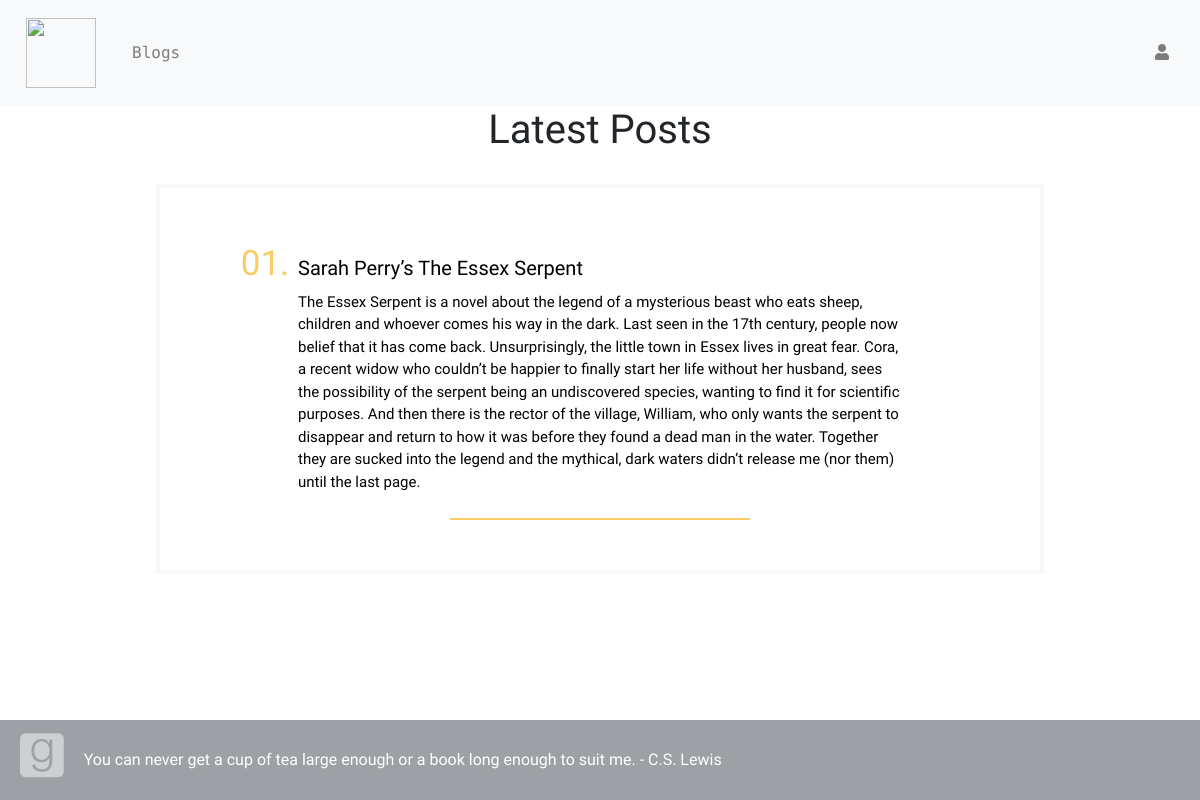
The page /blog/ on the database as committed earlier.
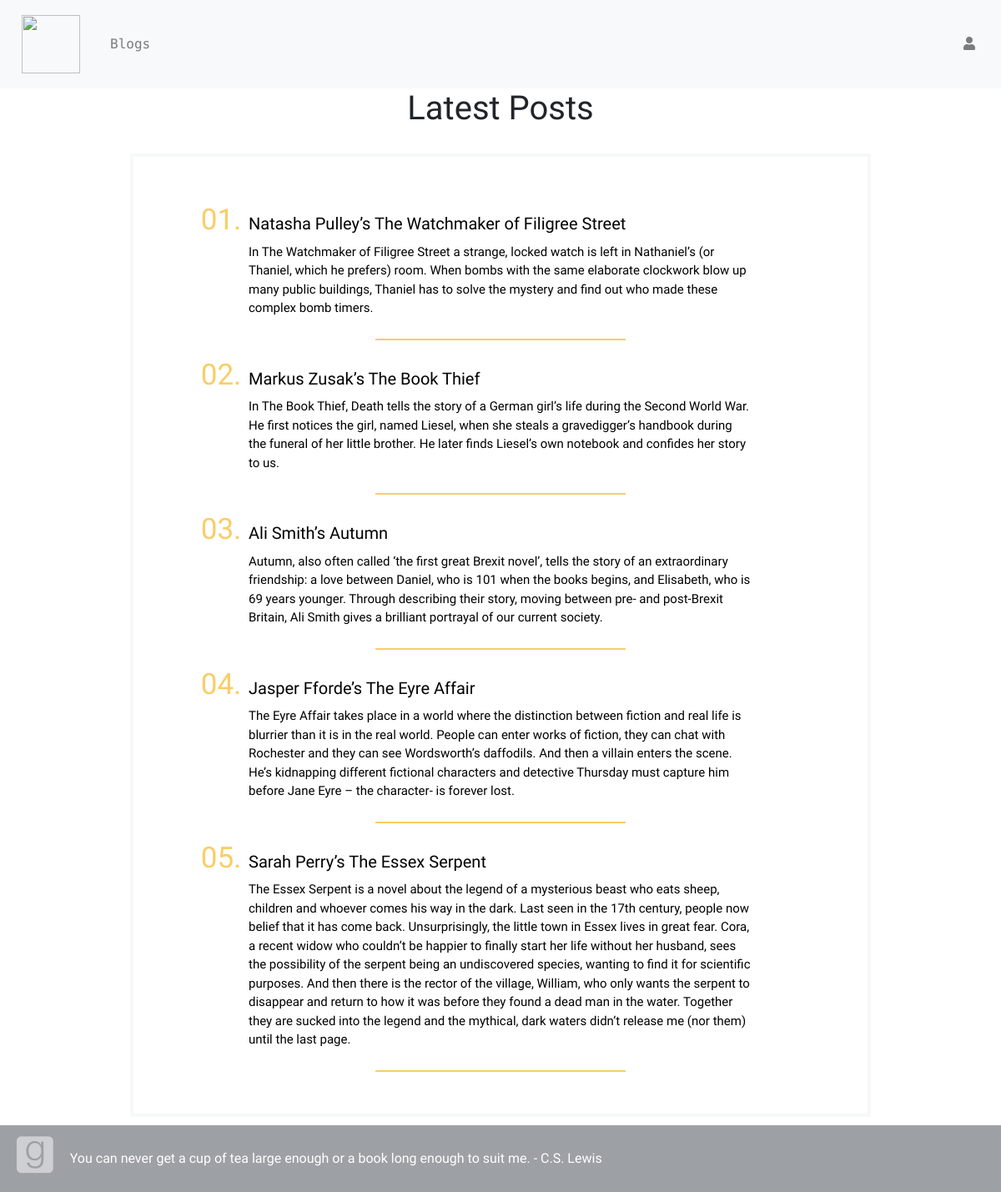
The same page on the database as committed later.
### book_app/models.py (models this page shows, shortened)
class Blog(models.Model):
  title = models.CharField(max_length=200, unique=True)
  intro = models.TextField()
  body = models.TextField()
  posted = models.DateField(db_index=True, auto_now_add=True)
  author = models.ForeignKey(
          get_user_model(),
          on_delete=models.CASCADE,
          default=1,
          )

### book_app/views.py (the view)
# urls.py: path('blog/',views.BlogListView.as_view(),name='blog_list'),
class BlogListView(ListView):
  model = Blog
  ordering = ['-posted']

### book_app/templates/book_app/blog_list.html
{% extends "book_app/base.html" %}
{% block body_block %}
<h1>Latest Posts</h1>
<div class="container-list">
  <ol id="blog-list">
{% for blog in blog_list %}
    <div class="blog-single">
      <li><a id="blog-title" href="{% url 'book_app:blog_detail' pk=blog.pk %}">{{ blog.title }}</a></li>
      <a id="blog-intro" href="{% url 'book_app:blog_detail' pk=blog.pk %}">{{ blog.intro }}</a>
    </div>
  <hr id="list-line">
{% endfor %}
  </ol>
</div>
{% endblock %}

### book_app/templates/book_app/base.html (shortened to what this page needs)
<!DOCTYPE html>
{% load staticfiles %}
<html>
<head>
    <link rel="stylesheet" href="https://stackpath.bootstrapcdn.com/bootstrap/4.3.1/css/bootstrap.min.css">
    <link href="https://maxcdn.bootstrapcdn.com/font-awesome/4.7.0/css/font-awesome.min.css" rel="stylesheet">
    <link href="//netdna.bootstrapcdn.com/bootstrap/3.0.0/css/bootstrap-glyphicons.css" rel="stylesheet">
    <link rel="stylesheet" type="text/css" href="{% static 'css/book_app.css' %}">
    <link rel="stylesheet" href="https://use.fontawesome.com/releases/v5.2.0/css/all.css">
  </head>
  <body>
      <nav class="navbar navbar-expand-lg navbar-light bg-light">
        <ul class="navbar-nav">
          <li><a class="navbar-brand" href="{% url 'book_app:index' %}"><img id="navbar-image" src="https://banner2.kisspng.com/20180413/cqw/kisspng-flat-design-book-computer-icons-booking-5ad0696c91cfa3.4521588515236079165973.jpg" width="40" height="40" class="d-inline-block align-top" alt=""></a></li>
        </ul>
        <ul class="navbar-nav">
          <li class="nav-item"><a class="nav-link" id="navbar-item" href="{% url 'book_app:blog_list' %}">Blogs</a></li>
        </ul>
        <ul class="navbar-nav ml-auto">
          {% if user.is_superuser %}
            <li><a id="navbar-item" class="nav-item nav-link" href="{% url 'book_app:post_new' %}">New Post</a></li>
            <li class="nav-item"><a class="nav-link" id="navbar-item" href="{% url 'admin:index' %}">Admin</a></li>
            <li><a id="navbar-item" class="nav-item nav-link" href="{% url 'logout' %}">Log out</a></li>
          {% elif user.is_authenticated %}
            <li><a id="navbar-item" class="nav-item nav-link" href="{% url 'logout' %}">Log out</a></li>
          {% else %}
            <li><a id="navbar-item" class="nav-item nav-link" href="{% url 'login' %}" aria-label="Login">
              <span class="fa fa-user" aria-hidden="true"></span></a></li>
          {% endif %}
        </ul>
      </nav>
      <div class="container">
        {% block body_block %}
        {% endblock %}
      </div>
    <div class="footer">
      <ul class=list-inline>
        <li class="list-items"><a target="_blank" href="https://goodreads.com/"><i class="fab fa-goodreads"></i></a></li>
      </ul>
      <p id="quote">You can never get a cup of tea large enough or a book long enough to suit me. - C.S. Lewis</p>
    </div>
  </body>
</html>

### book_app/static/css/book_app.css (style rules this page uses)
body { font-family: 'Sree Krushnadevaraya', serif; padding-bottom: 80px; font-size: 16px; }
#navbar-item { padding: 15px; font-size: 16px; font-family: 'Roboto Mono', monospace; }
#navbar-image { margin: 5px 5px 5px 10px; width: 40px; height: 70px; width: 70px; }
h1 { text-align: center; }
.container-list { width: 80%; margin: 30px auto 10px; border: 4px solid #f7f8f9; }
#blog-list { list-style: decimal-leading-zero; color: #F9CD66; font-size: 35px; margin: 50px; padding: 0px 10%; }
#list-line { width: 300px; border-top: 2px solid #F9CD66; }
#blog-intro { color: black; font-size: 15px; text-decoration: none; display: inline-block; opacity: 1; }
#blog-title { text-decoration: none; color: black; font-size: 20px; padding: 0px; }
.footer { position: fixed; bottom: 0; height: 80px; width: 100%; display: flex; background-color: #9da0a5; color: white; }
.footer a { color: white; opacity: 0.5; margin: 20px; font-size: 50px; }
#quote { line-height: 80px; }

Rows that differ between the two databases and show on the page:
added Blog: title "Natasha Pulley’s The Watchmaker of Filigree Street", intro "In The Watchmaker of Filigree Street a strange, locked watch is left in Nathaniel’s (or Thaniel, which he prefers) room. When bombs with the same elaborate clockwork blow up many public buildings, Thaniel has to solve the mystery and find out who made these complex bomb timers."
added Blog: title "Markus Zusak’s The Book Thief", intro "In The Book Thief, Death tells the story of a German girl’s life during the Second World War. He first notices the girl, named Liesel, when she steals a gravedigger’s handbook during the funeral of her little brother. He later finds Liesel’s own notebook and confides her story to us."
added Blog: title "Ali Smith’s Autumn", intro "Autumn, also often called ‘the first great Brexit novel’, tells the story of an extraordinary friendship: a love between Daniel, who is 101 when the books begins, and Elisabeth, who is 69 years younger. Through describing their story, moving between pre- and post-Brexit Britain, Ali Smith gives a brilliant portrayal of our current society."
added Blog: title "Jasper Fforde’s The Eyre Affair", intro "The Eyre Affair takes place in a world where the distinction between fiction and real life is blurrier than it is in the real world. People can enter works of fiction, they can chat with Rochester and they can see Wordsworth’s daffodils. And then a villain enters the scene. He’s kidnapping different fictional characters and detective Thursday must capture him before Jane Eyre – the character- is forever lost."
